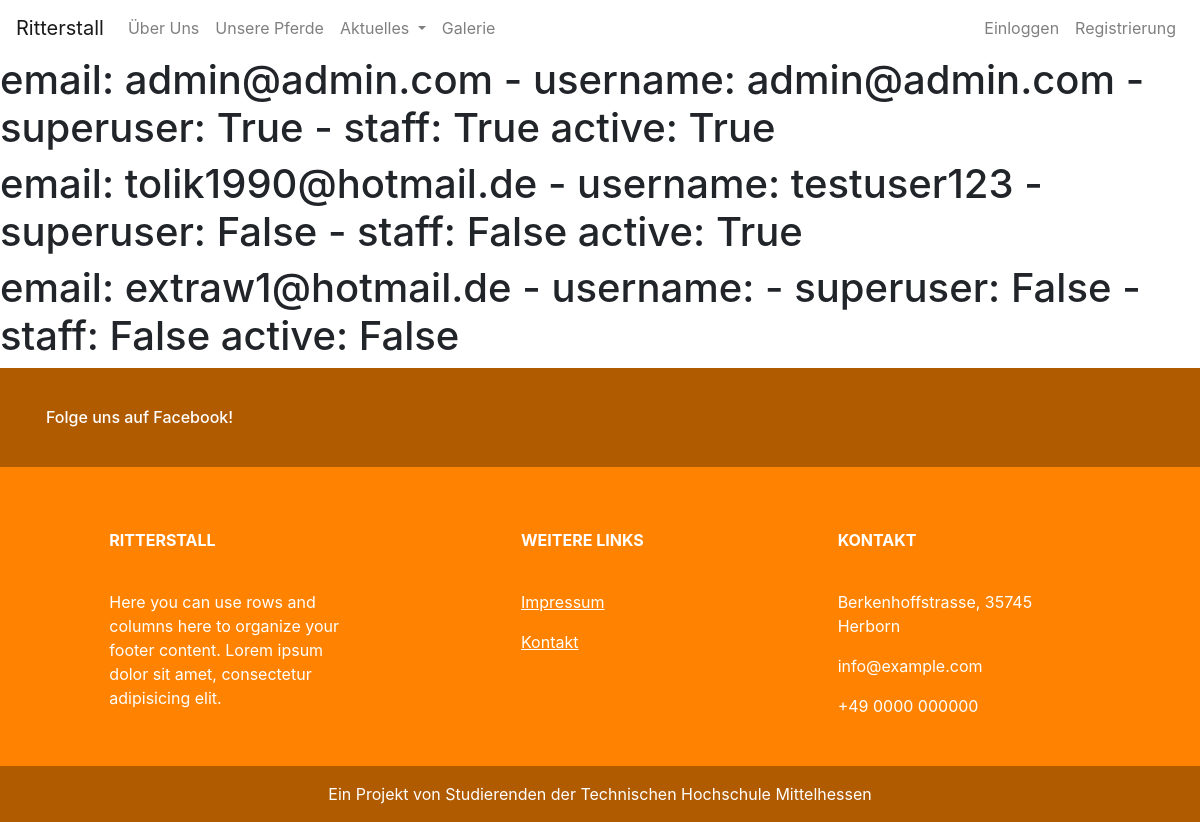
Before: /reithof/ueberuns/ with the older database file.
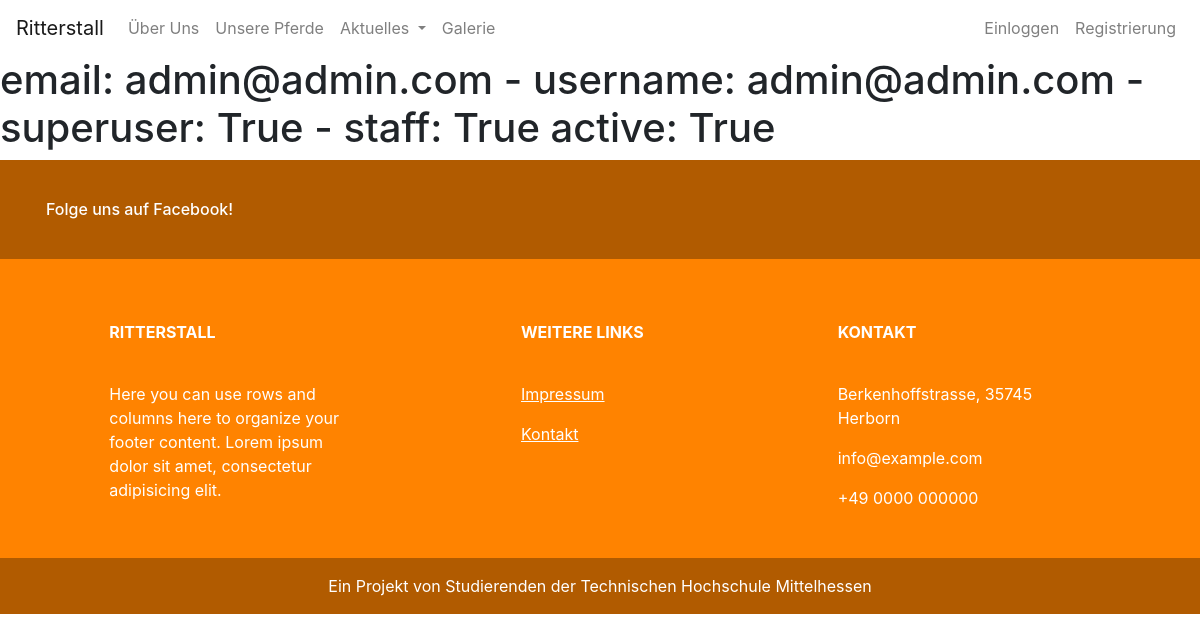
After: the same page with the newer database file.
### reithof_organizer/models.py (models this page shows, shortened)
class Profile(AbstractBaseUser, PermissionsMixin):
    username = models.CharField(_('Username'), max_length=150)
    vorname = models.CharField(_('Vorname'), max_length=50, blank=True)
    nachname = models.CharField(_('Nachname'), max_length=50, blank=True)
    password = models.CharField(_('Passwort'), max_length=128)
    last_login = models.DateTimeField(_('Letzte Anmeldung'), blank=True, null=True)
    email = models.EmailField(
        _('Email-Adresse'),
        unique=True,
        error_messages={
            'unique': _("Ein Nutzer mit dieser E-Mail-Adresse existiert bereits!"),
        },
    )
    geburtsdatum = models.DateField(_('Geburtsdatum'), auto_now_add=False, auto_now=False, null=True)
    mistpunkte = models.IntegerField(null=True)
    date_joined = models.DateTimeField(_('Erstellt am'), default=timezone.now)
    is_superuser = models.BooleanField(
        _('superuser status'),
        default=False,
        help_text=_(
            'Designates that this user has all permissions without '
            'explicitly assigning them.'
        ),
    )
    is_staff = models.BooleanField(
        _('staff status'),
        default=False,
        help_text=_('Designates whether the user can log into this admin site.'),
    )
    is_active = models.BooleanField(
        _('aktiv'),
        default=False,
        help_text=_(
            'Designates whether this user should be treated as active. '
            'Unselect this instead of deleting accounts.'
        ),
    )
    objects = ProfileUserManager()
    USERNAME_FIELD = 'email'
    REQUIRED_FIELDS = ['vorname', 'nachname']
    class Meta:
        verbose_name = _('Mitglied')
        verbose_name_plural = _('Mitglieder')

### reithof_organizer/views.py (the view)
def ueber_uns(request):
    all_profiles = Profile.objects.all()
    context = {'all_profiles': all_profiles}
    return render(request, 'reithof_organizer/ueber_uns.html', context)

### reithof_organizer/templates/reithof_organizer/ueber_uns.html (shortened to what this page needs)
{% extends 'reithof_organizer/base.html' %}
{% block body %}
    {% for profile in all_profiles %}
        <h1>email: {{ profile.email }} - username: {{ profile.username }} - superuser: {{ profile.is_superuser }} - staff: {{ profile.is_staff }} active: {{ profile.is_active }}</h1>
    {% endfor %}
{% endblock %}

Changed rows visible on the page:
removed Profile: email "tolik1990@hotmail.de", username "testuser123", is_superuser "False", is_staff "False", is_active "True"
removed Profile: email "extraw1@hotmail.de", is_superuser "False", is_staff "False", is_active "False"
